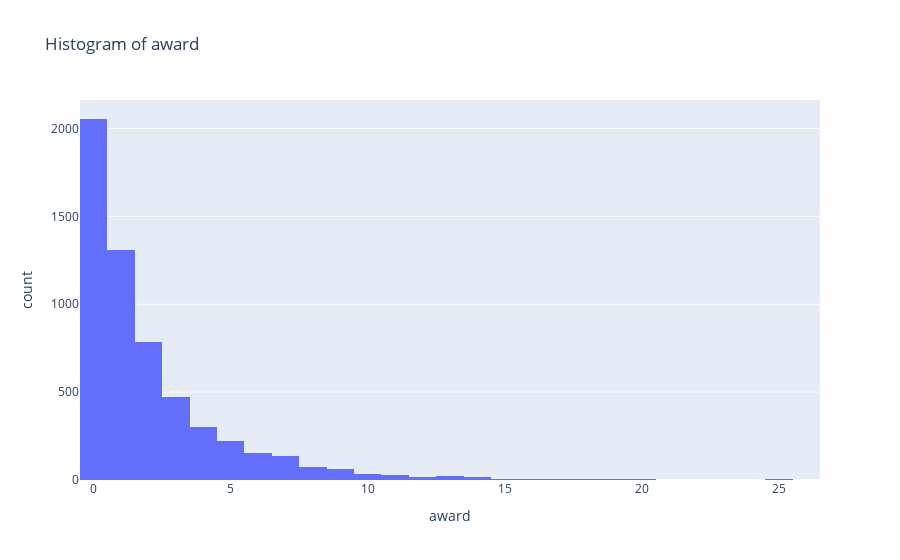

Notebook code for this chart:
### Code cell
fig = px.histogram(player, x='award', title='Histogram of award')
fig.update_layout(xaxis_title='award')
fig.show()

### Figure 1 — Plotly figure (JSON) as saved in the notebook; plotly's stock layout.template omitted (floating-point values rounded to 4 significant figures; data arrays with more than 128 entries replaced by an {"elided": "..."} marker saying what was removed)
{"data": [{"alignmentgroup": "True", "bingroup": "x", "hovertemplate": "award=%{x}<br>count=%{y}<extra></extra>", "legendgroup": "", "marker": {"color": "#636efa", "pattern": {"shape": ""}}, "name": "", "offsetgroup": "", "orientation": "v", "showlegend": false, "type": "histogram", "x": {"elided": "5731 int values"}, "xaxis": "x", "yaxis": "y"}], "layout": {"barmode": "relative", "legend": {"tracegroupgap": 0}, "title": {"text": "Histogram of award"}, "xaxis": {"anchor": "y", "domain": [0, 1], "title": {"text": "award"}}, "yaxis": {"anchor": "x", "domain": [0, 1], "title": {"text": "count"}}}}
